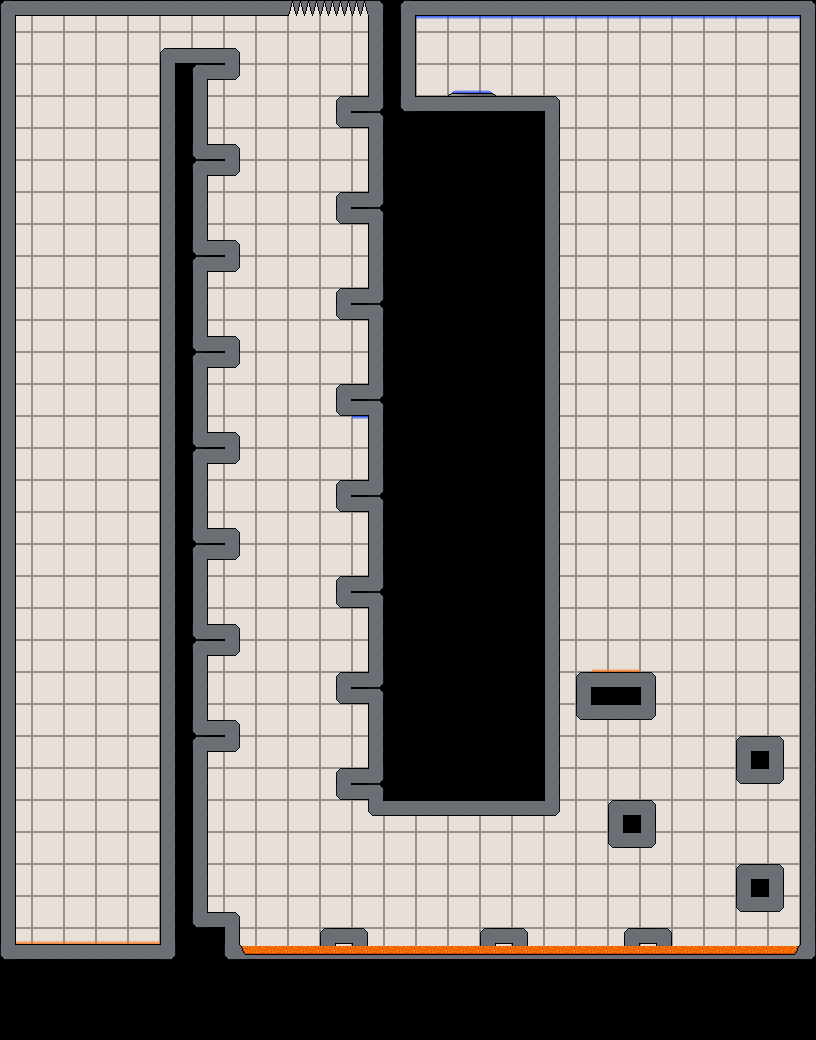

Tiled map render using the project's own tile images. Description and the map definition, with tile-layer contents summarised, below:
An orthogonal 51x65 tile map with 16x16 px tiles, 8 tile layers (background, walls, switches, gravTiles, ...) and 2 objects (spawnPoint1, tut).

<map version="1.0" orientation="orthogonal" width="51" height="65" tilewidth="16" tileheight="16">
 <tileset firstgid="1" name="interiorTileset" tilewidth="16" tileheight="16">
  <image source="interiorTileset.png" trans="ff00ff" width="144" height="64" />
 </tileset>
 <layer name="background" width="51" height="65">
  <data>[3315 cells, 3315 non-empty, 5 distinct tile ids]</data>
 </layer>
 <layer name="walls" width="51" height="65">
  <data>[3315 cells, 530 non-empty, 10 distinct tile ids]</data>
 </layer>
 <layer name="switches" width="51" height="65">
  <data>[3315 cells, 0 non-empty, 0 distinct tile ids]</data>
 </layer>
 <layer name="gravTiles" width="51" height="65">
  <data>[3315 cells, 37 non-empty, 2 distinct tile ids]</data>
 </layer>
 <objectgroup name="spawnPoint" width="51" height="65">
  <object name="spawnPoint1" x="73" y="794" />
 </objectgroup>
 <layer name="acid" width="51" height="65">
  <data>[3315 cells, 143 non-empty, 4 distinct tile ids]</data>
 </layer>
 <layer name="exit" width="51" height="65">
  <data>[3315 cells, 1 non-empty, 1 distinct tile ids]</data>
 </layer>
 <layer name="exitDummyTiles" width="51" height="65">
  <data>[3315 cells, 2 non-empty, 2 distinct tile ids]</data>
 </layer>
 <layer name="spikes" width="51" height="65">
  <data>[3315 cells, 4 non-empty, 1 distinct tile ids]</data>
 </layer>
 <objectgroup name="tutorial" width="51" height="65">
  <object name="tut" x="204" y="27" />
 </objectgroup>
</map>
